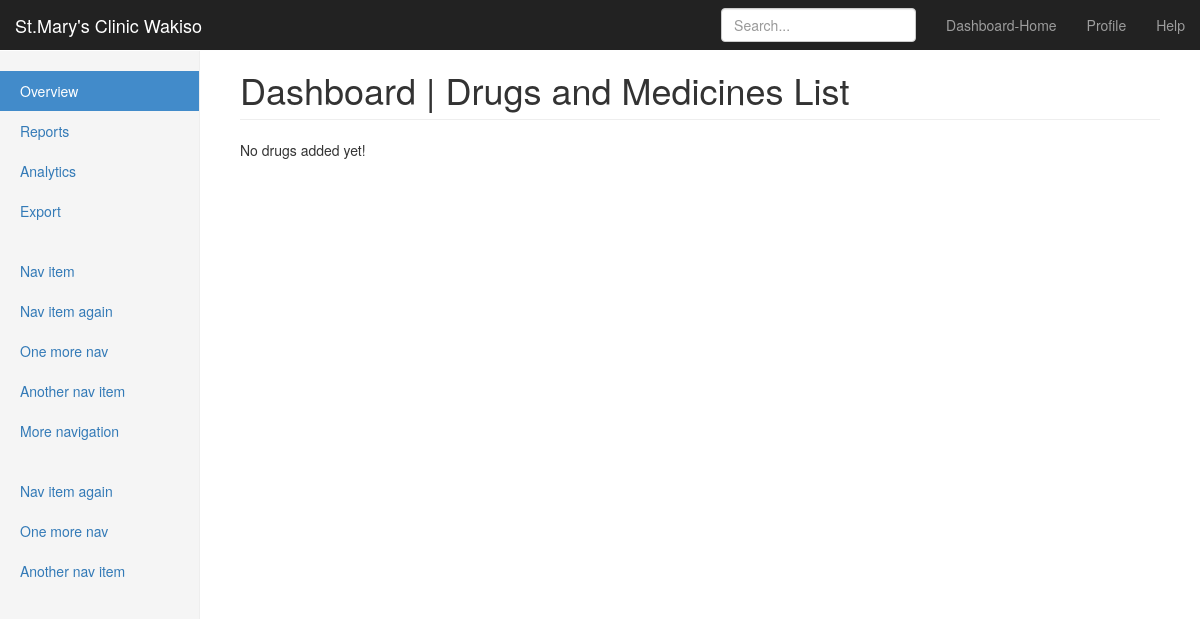
/sales/test/, run on an earlier commit of the app's database.
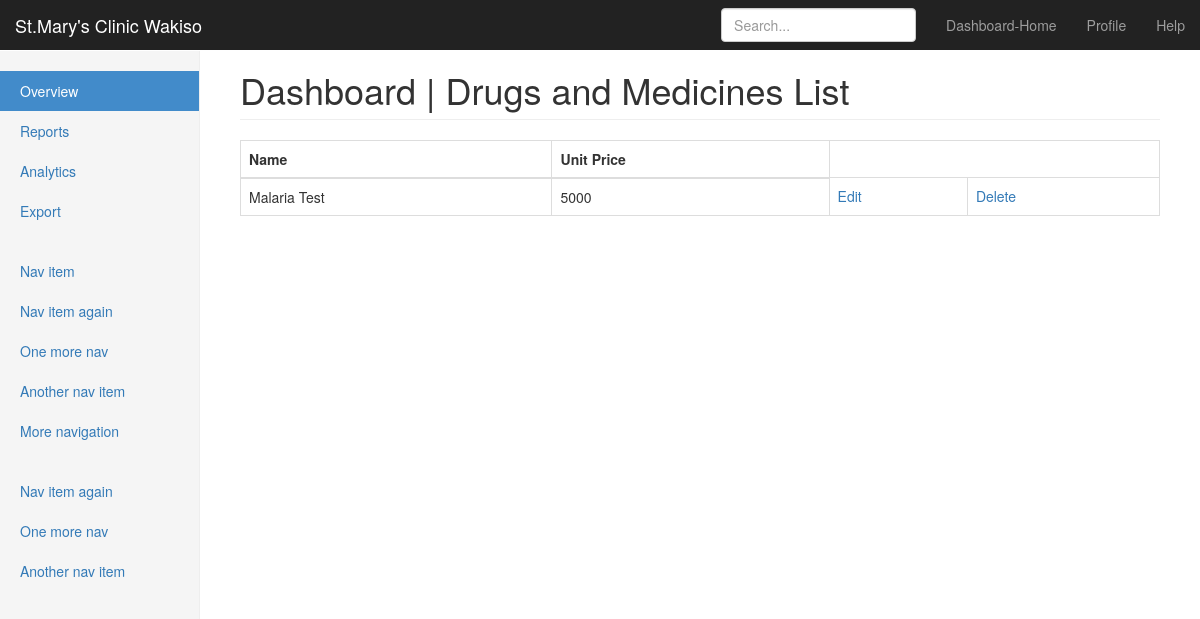
And on a later commit of the database.
### sales/models.py (models this page shows, shortened)
class LabTest(models.Model):
    type = models.CharField(max_length=100, verbose_name="name")
    unit_cost = models.PositiveIntegerField(default=0, verbose_name='Unit Cost')
    class Meta:
        verbose_name_plural = 'Lab Tests'
        ordering = ['type']

### sales/views.py (the view)
class LabTestListView(ListView):
    model = LabTest
    context_object_name = "lab_tests"
    template_name = "sales/test_list.html"

### templates/sales/test_list.html
{%extends 'expenditure/base.html'%}
        {%block title_heading%}
        Drugs and Medicines List
        {%endblock%}
      {%block content%}
        {%if lab_tests%}
        <table class="table table-bordered">
            <thead>
              <tr>
                  <th> Name</th>
                  <th> Unit Price</th>
              </tr>
            </thead>
            <tbody>
            {%for test in lab_tests%}
            <tr>
                <td>{{test.type}}</td>
                <td>{{test.unit_cost}}</td>
                <td><a href="/sales/test/edit/{{test.id}}">Edit</a></td>
                <td><a href="/sales/test/delete/{{test.id}}">Delete</a></td>
            </tr>
            {%endfor%}
            </tbody>
        </table>
        {%else%}
        <p> No drugs added yet!</p>
        {%endif%}
        {%endblock%}

What changed in the data, as far as the page shows it:
added LabTest: type "Malaria Test", unit_cost "5000"
Also different on the page:
text no longer shown: "No drugs added yet!"
text now shown: "Name Unit Price"
